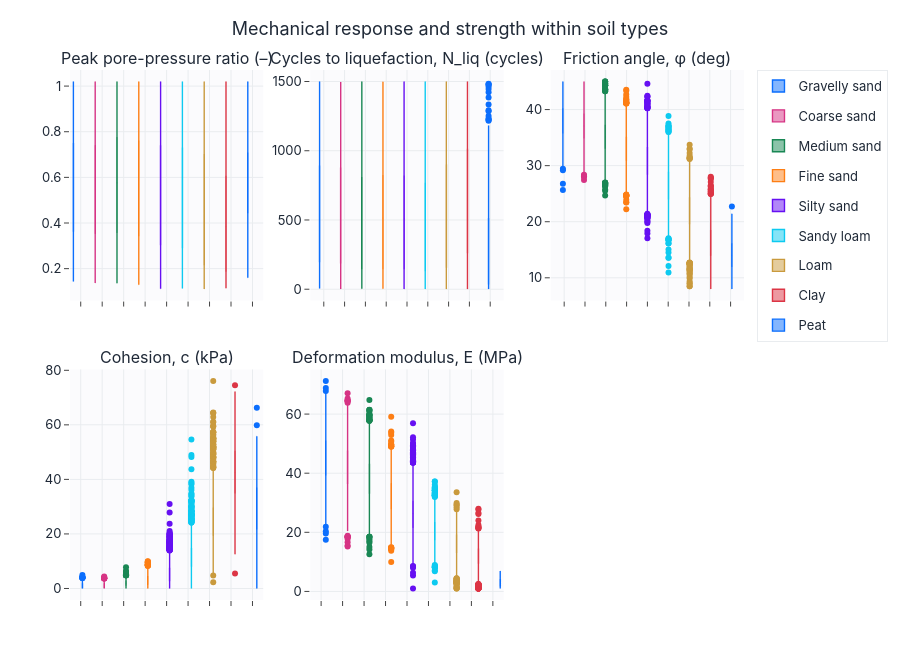

The notebook cell this image was saved under:
### Markdown cell above
## Механический отклик внутри типов грунта

### Code cell
cols = ["PPR_max_true", "N_liq_true", "phi", "cohesion", "E_modulus"]
box_grid(meta, value_cols=cols, group_col="soil_type", group_order=soil_present,
         group_labels=SOIL_DISPLAY_NAMES_EN, titles=[FEATURE_AXIS_LABELS_EN.get(c, c) for c in cols],
         n_cols=3, title="Mechanical response and strength within soil types",
         save=SAVE_FIGS, fig_id="1_2_response_by_soil").show()

### Figure 1 — Plotly figure (JSON) as saved in the notebook; plotly's stock layout.template omitted (floating-point values rounded to 4 significant figures; data arrays with more than 128 entries replaced by an {"elided": "..."} marker saying what was removed)
{"data": [{"boxmean": true, "legendgroup": "Gravelly sand", "line": {"width": 1.4}, "marker": {"color": "#0b6efd"}, "name": "Gravelly sand", "showlegend": true, "type": "box", "xaxis": "x", "y": {"elided": "1429 float values"}, "yaxis": "y"}, {"boxmean": true, "legendgroup": "Coarse sand", "line": {"width": 1.4}, "marker": {"color": "#d63384"}, "name": "Coarse sand", "showlegend": true, "type": "box", "xaxis": "x", "y": {"elided": "2044 float values"}, "yaxis": "y"}, {"boxmean": true, "legendgroup": "Medium sand", "line": {"width": 1.4}, "marker": {"color": "#198754"}, "name": "Medium sand", "showlegend": true, "type": "box", "xaxis": "x", "y": {"elided": "4065 float values"}, "yaxis": "y"}, {"boxmean": true, "legendgroup": "Fine sand", "line": {"width": 1.4}, "marker": {"color": "#fd7e14"}, "name": "Fine sand", "showlegend": true, "type": "box", "xaxis": "x", "y": {"elided": "3091 float values"}, "yaxis": "y"}, {"boxmean": true, "legendgroup": "Silty sand", "line": {"width": 1.4}, "marker": {"color": "#6610f2"}, "name": "Silty sand", "showlegend": true, "type": "box", "xaxis": "x", "y": {"elided": "5894 float values"}, "yaxis": "y"}, {"boxmean": true, "legendgroup": "Sandy loam", "line": {"width": 1.4}, "marker": {"color": "#0dcaf0"}, "name": "Sandy loam", "showlegend": true, "type": "box", "xaxis": "x", "y": {"elided": "3558 float values"}, "yaxis": "y"}, {"boxmean": true, "legendgroup": "Loam", "line": {"width": 1.4}, "marker": {"color": "#c99a3d"}, "name": "Loam", "showlegend": true, "type": "box", "xaxis": "x", "y": {"elided": "2334 float values"}, "yaxis": "y"}, {"boxmean": true, "legendgroup": "Clay", "line": {"width": 1.4}, "marker": {"color": "#dc3545"}, "name": "Clay", "showlegend": true, "type": "box", "xaxis": "x", "y": {"elided": "1200 float values"}, "yaxis": "y"}, {"boxmean": true, "legendgroup": "Peat", "line": {"width": 1.4}, "marker": {"color": "#0b6efd"}, "name": "Peat", "showlegend": true, "type": "box", "xaxis": "x", "y": {"elided": "385 float values"}, "yaxis": "y"}, {"boxmean": true, "legendgroup": "Gravelly sand", "line": {"width": 1.4}, "marker": {"color": "#0b6efd"}, "name": "Gravelly sand", "showlegend": false, "type": "box", "xaxis": "x2", "y": {"elided": "1429 float values"}, "yaxis": "y2"}, {"boxmean": true, "legendgroup": "Coarse sand", "line": {"width": 1.4}, "marker": {"color": "#d63384"}, "name": "Coarse sand", "showlegend": false, "type": "box", "xaxis": "x2", "y": {"elided": "2044 float values"}, "yaxis": "y2"}, {"boxmean": true, "legendgroup": "Medium sand", "line": {"width": 1.4}, "marker": {"color": "#198754"}, "name": "Medium sand", "showlegend": false, "type": "box", "xaxis": "x2", "y": {"elided": "4065 float values"}, "yaxis": "y2"}, {"boxmean": true, "legendgroup": "Fine sand", "line": {"width": 1.4}, "marker": {"color": "#fd7e14"}, "name": "Fine sand", "showlegend": false, "type": "box", "xaxis": "x2", "y": {"elided": "3091 float values"}, "yaxis": "y2"}, {"boxmean": true, "legendgroup": "Silty sand", "line": {"width": 1.4}, "marker": {"color": "#6610f2"}, "name": "Silty sand", "showlegend": false, "type": "box", "xaxis": "x2", "y": {"elided": "5894 float values"}, "yaxis": "y2"}, {"boxmean": true, "legendgroup": "Sandy loam", "line": {"width": 1.4}, "marker": {"color": "#0dcaf0"}, "name": "Sandy loam", "showlegend": false, "type": "box", "xaxis": "x2", "y": {"elided": "3558 float values"}, "yaxis": "y2"}, {"boxmean": true, "legendgroup": "Loam", "line": {"width": 1.4}, "marker": {"color": "#c99a3d"}, "name": "Loam", "showlegend": false, "type": "box", "xaxis": "x2", "y": {"elided": "2334 float values"}, "yaxis": "y2"}, {"boxmean": true, "legendgroup": "Clay", "line": {"width": 1.4}, "marker": {"color": "#dc3545"}, "name": "Clay", "showlegend": false, "type": "box", "xaxis": "x2", "y": {"elided": "1200 float values"}, "yaxis": "y2"}, {"boxmean": true, "legendgroup": "Peat", "line": {"width": 1.4}, "marker": {"color": "#0b6efd"}, "name": "Peat", "showlegend": false, "type": "box", "xaxis": "x2", "y": {"elided": "385 float values"}, "yaxis": "y2"}, {"boxmean": true, "legendgroup": "Gravelly sand", "line": {"width": 1.4}, "marker": {"color": "#0b6efd"}, "name": "Gravelly sand", "showlegend": false, "type": "box", "xaxis": "x3", "y": {"elided": "1429 float values"}, "yaxis": "y3"}, {"boxmean": true, "legendgroup": "Coarse sand", "line": {"width": 1.4}, "marker": {"color": "#d63384"}, "name": "Coarse sand", "showlegend": false, "type": "box", "xaxis": "x3", "y": {"elided": "2044 float values"}, "yaxis": "y3"}, {"boxmean": true, "legendgroup": "Medium sand", "line": {"width": 1.4}, "marker": {"color": "#198754"}, "name": "Medium sand", "showlegend": false, "type": "box", "xaxis": "x3", "y": {"elided": "4065 float values"}, "yaxis": "y3"}, {"boxmean": true, "legendgroup": "Fine sand", "line": {"width": 1.4}, "marker": {"color": "#fd7e14"}, "name": "Fine sand", "showlegend": false, "type": "box", "xaxis": "x3", "y": {"elided": "3091 float values"}, "yaxis": "y3"}, {"boxmean": true, "legendgroup": "Silty sand", "line": {"width": 1.4}, "marker": {"color": "#6610f2"}, "name": "Silty sand", "showlegend": false, "type": "box", "xaxis": "x3", "y": {"elided": "5894 float values"}, "yaxis": "y3"}, {"boxmean": true, "legendgroup": "Sandy loam", "line": {"width": 1.4}, "marker": {"color": "#0dcaf0"}, "name": "Sandy loam", "showlegend": false, "type": "box", "xaxis": "x3", "y": {"elided": "3558 float values"}, "yaxis": "y3"}, {"boxmean": true, "legendgroup": "Loam", "line": {"width": 1.4}, "marker": {"color": "#c99a3d"}, "name": "Loam", "showlegend": false, "type": "box", "xaxis": "x3", "y": {"elided": "2334 float values"}, "yaxis": "y3"}, {"boxmean": true, "legendgroup": "Clay", "line": {"width": 1.4}, "marker": {"color": "#dc3545"}, "name": "Clay", "showlegend": false, "type": "box", "xaxis": "x3", "y": {"elided": "1200 float values"}, "yaxis": "y3"}, {"boxmean": true, "legendgroup": "Peat", "line": {"width": 1.4}, "marker": {"color": "#0b6efd"}, "name": "Peat", "showlegend": false, "type": "box", "xaxis": "x3", "y": {"elided": "385 float values"}, "yaxis": "y3"}, {"boxmean": true, "legendgroup": "Gravelly sand", "line": {"width": 1.4}, "marker": {"color": "#0b6efd"}, "name": "Gravelly sand", "showlegend": false, "type": "box", "xaxis": "x4", "y": {"elided": "1429 float values"}, "yaxis": "y4"}, {"boxmean": true, "legendgroup": "Coarse sand", "line": {"width": 1.4}, "marker": {"color": "#d63384"}, "name": "Coarse sand", "showlegend": false, "type": "box", "xaxis": "x4", "y": {"elided": "2044 float values"}, "yaxis": "y4"}, {"boxmean": true, "legendgroup": "Medium sand", "line": {"width": 1.4}, "marker": {"color": "#198754"}, "name": "Medium sand", "showlegend": false, "type": "box", "xaxis": "x4", "y": {"elided": "4065 float values"}, "yaxis": "y4"}, {"boxmean": true, "legendgroup": "Fine sand", "line": {"width": 1.4}, "marker": {"color": "#fd7e14"}, "name": "Fine sand", "showlegend": false, "type": "box", "xaxis": "x4", "y": {"elided": "3091 float values"}, "yaxis": "y4"}, {"boxmean": true, "legendgroup": "Silty sand", "line": {"width": 1.4}, "marker": {"color": "#6610f2"}, "name": "Silty sand", "showlegend": false, "type": "box", "xaxis": "x4", "y": {"elided": "5894 float values"}, "yaxis": "y4"}, {"boxmean": true, "legendgroup": "Sandy loam", "line": {"width": 1.4}, "marker": {"color": "#0dcaf0"}, "name": "Sandy loam", "showlegend": false, "type": "box", "xaxis": "x4", "y": {"elided": "3558 float values"}, "yaxis": "y4"}, {"boxmean": true, "legendgroup": "Loam", "line": {"width": 1.4}, "marker": {"color": "#c99a3d"}, "name": "Loam", "showlegend": false, "type": "box", "xaxis": "x4", "y": {"elided": "2334 float values"}, "yaxis": "y4"}, {"boxmean": true, "legendgroup": "Clay", "line": {"width": 1.4}, "marker": {"color": "#dc3545"}, "name": "Clay", "showlegend": false, "type": "box", "xaxis": "x4", "y": {"elided": "1200 float values"}, "yaxis": "y4"}, {"boxmean": true, "legendgroup": "Peat", "line": {"width": 1.4}, "marker": {"color": "#0b6efd"}, "name": "Peat", "showlegend": false, "type": "box", "xaxis": "x4", "y": {"elided": "385 float values"}, "yaxis": "y4"}, {"boxmean": true, "legendgroup": "Gravelly sand", "line": {"width": 1.4}, "marker": {"color": "#0b6efd"}, "name": "Gravelly sand", "showlegend": false, "type": "box", "xaxis": "x5", "y": {"elided": "1429 float values"}, "yaxis": "y5"}, {"boxmean": true, "legendgroup": "Coarse sand", "line": {"width": 1.4}, "marker": {"color": "#d63384"}, "name": "Coarse sand", "showlegend": false, "type": "box", "xaxis": "x5", "y": {"elided": "2044 float values"}, "yaxis": "y5"}, {"boxmean": true, "legendgroup": "Medium sand", "line": {"width": 1.4}, "marker": {"color": "#198754"}, "name": "Medium sand", "showlegend": false, "type": "box", "xaxis": "x5", "y": {"elided": "4065 float values"}, "yaxis": "y5"}, {"boxmean": true, "legendgroup": "Fine sand", "line": {"width": 1.4}, "marker": {"color": "#fd7e14"}, "name": "Fine sand", "showlegend": false, "type": "box", "xaxis": "x5", "y": {"elided": "3091 float values"}, "yaxis": "y5"}, {"boxmean": true, "legendgroup": "Silty sand", "line": {"width": 1.4}, "marker": {"color": "#6610f2"}, "name": "Silty sand", "showlegend": false, "type": "box", "xaxis": "x5", "y": {"elided": "5894 float values"}, "yaxis": "y5"}, {"boxmean": true, "legendgroup": "Sandy loam", "line": {"width": 1.4}, "marker": {"color": "#0dcaf0"}, "name": "Sandy loam", "showlegend": false, "type": "box", "xaxis": "x5", "y": {"elided": "3558 float values"}, "yaxis": "y5"}, {"boxmean": true, "legendgroup": "Loam", "line": {"width": 1.4}, "marker": {"color": "#c99a3d"}, "name": "Loam", "showlegend": false, "type": "box", "xaxis": "x5", "y": {"elided": "2334 float values"}, "yaxis": "y5"}, {"boxmean": true, "legendgroup": "Clay", "line": {"width": 1.4}, "marker": {"color": "#dc3545"}, "name": "Clay", "showlegend": false, "type": "box", "xaxis": "x5", "y": {"elided": "1200 float values"}, "yaxis": "y5"}, {"boxmean": true, "legendgroup": "Peat", "line": {"width": 1.4}, "marker": {"color": "#0b6efd"}, "name": "Peat", "showlegend": false, "type": "box", "xaxis": "x5", "y": {"elided": "385 float values"}, "yaxis": "y5"}], "layout": {"annotations": [{"font": {"size": 16}, "showarrow": false, "text": "Peak pore-pressure ratio (–)", "x": 0.1433, "xanchor": "center", "xref": "paper", "y": 1.0, "yanchor": "bottom", "yref": "paper"}, {"font": {"size": 16}, "showarrow": false, "text": "Cycles to liquefaction, N_liq (cycles)", "x": 0.5, "xanchor": "center", "xref": "paper", "y": 1.0, "yanchor": "bottom", "yref": "paper"}, {"font": {"size": 16}, "showarrow": false, "text": "Friction angle, φ (deg)", "x": 0.8567, "xanchor": "center", "xref": "paper", "y": 1.0, "yanchor": "bottom", "yref": "paper"}, {"font": {"size": 16}, "showarrow": false, "text": "Cohesion, c (kPa)", "x": 0.1433, "xanchor": "center", "xref": "paper", "y": 0.435, "yanchor": "bottom", "yref": "paper"}, {"font": {"size": 16}, "showarrow": false, "text": "Deformation modulus, E (MPa)", "x": 0.5, "xanchor": "center", "xref": "paper", "y": 0.435, "yanchor": "bottom", "yref": "paper"}], "boxmode": "group", "height": 660, "title": {"text": "Mechanical response and strength within soil types"}, "xaxis": {"anchor": "y", "domain": [0.0, 0.2867], "showticklabels": false}, "xaxis2": {"anchor": "y2", "domain": [0.3567, 0.6433], "showticklabels": false}, "xaxis3": {"anchor": "y3", "domain": [0.7133, 1.0], "showticklabels": false}, "xaxis4": {"anchor": "y4", "domain": [0.0, 0.2867], "showticklabels": false}, "xaxis5": {"anchor": "y5", "domain": [0.3567, 0.6433], "showticklabels": false}, "xaxis6": {"anchor": "y6", "domain": [0.7133, 1.0], "showticklabels": false}, "yaxis": {"anchor": "x", "domain": [0.565, 1.0]}, "yaxis2": {"anchor": "x2", "domain": [0.565, 1.0]}, "yaxis3": {"anchor": "x3", "domain": [0.565, 1.0]}, "yaxis4": {"anchor": "x4", "domain": [0.0, 0.435]}, "yaxis5": {"anchor": "x5", "domain": [0.0, 0.435]}, "yaxis6": {"anchor": "x6", "domain": [0.0, 0.435]}}}
